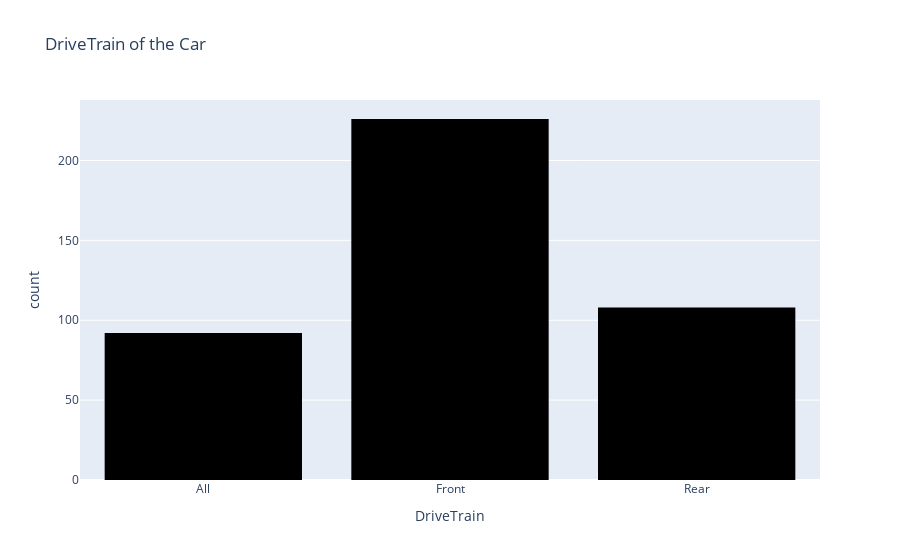

The notebook cell this image was saved under:
### Code cell
fig = px.histogram(car_df,x="DriveTrain",labels={"DriveTrain":"DriveTrain"},
                  title = "DriveTrain of the Car",
                  color_discrete_sequence=["black"])
fig.show()

### Figure 1 — Plotly figure (JSON) as saved in the notebook; plotly's stock layout.template omitted (floating-point values rounded to 4 significant figures; data arrays with more than 128 entries replaced by an {"elided": "..."} marker saying what was removed)
{"data": [{"alignmentgroup": "True", "bingroup": "x", "hovertemplate": "DriveTrain=%{x}<br>count=%{y}<extra></extra>", "legendgroup": "", "marker": {"color": "black"}, "name": "", "offsetgroup": "", "orientation": "v", "showlegend": false, "type": "histogram", "x": {"elided": "426 str values"}, "xaxis": "x", "yaxis": "y"}], "layout": {"barmode": "relative", "legend": {"tracegroupgap": 0}, "title": {"text": "DriveTrain of the Car"}, "xaxis": {"anchor": "y", "domain": [0, 1], "title": {"text": "DriveTrain"}}, "yaxis": {"anchor": "x", "domain": [0, 1], "title": {"text": "count"}}}}
